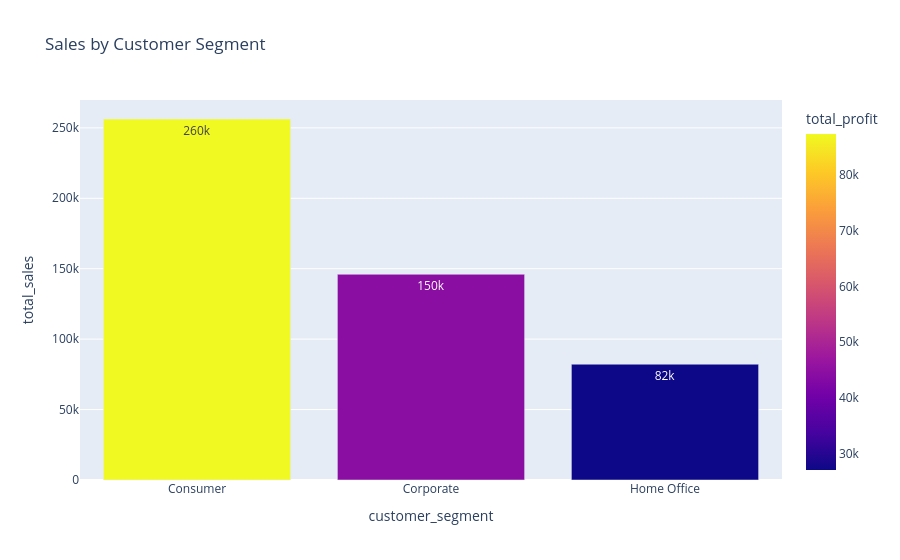

Source (notebook cell):
### Code cell
segment_sales = (
    sales.groupby("customer_segment", as_index=False)
    .agg(
        total_sales=("total_sales", "sum"),
        total_profit=("profit", "sum"),
        total_orders=("order_id", "nunique"),
    )
    .sort_values("total_sales", ascending=False)
)

fig = px.bar(
    segment_sales,
    x="customer_segment",
    y="total_sales",
    color="total_profit",
    title="Sales by Customer Segment",
    text_auto=".2s",
)

fig.show()

### Figure 1 — Plotly figure (JSON) as saved in the notebook; plotly's stock layout.template omitted (floating-point values rounded to 4 significant figures)
{"data": [{"hovertemplate": "customer_segment=%{x}<br>total_sales=%{y}<br>total_profit=%{marker.color}<extra></extra>", "legendgroup": "", "marker": {"color": [87300.0, 44460.0, 27110.0], "coloraxis": "coloraxis", "pattern": {"shape": ""}}, "name": "", "orientation": "v", "showlegend": false, "textposition": "auto", "texttemplate": "%{y:.2s}", "type": "bar", "x": ["Consumer", "Corporate", "Home Office"], "xaxis": "x", "y": [256300.0, 146100.0, 82220.0], "yaxis": "y"}], "layout": {"barmode": "relative", "coloraxis": {"colorbar": {"title": {"text": "total_profit"}}, "colorscale": [[0, "#0d0887"], [0.1111, "#46039f"], [0.2222, "#7201a8"], [0.3333, "#9c179e"], [0.4444, "#bd3786"], [0.5556, "#d8576b"], [0.6667, "#ed7953"], [0.7778, "#fb9f3a"], [0.8889, "#fdca26"], [1, "#f0f921"]]}, "legend": {"tracegroupgap": 0}, "title": {"text": "Sales by Customer Segment"}, "xaxis": {"anchor": "y", "domain": [0, 1], "title": {"text": "customer_segment"}}, "yaxis": {"anchor": "x", "domain": [0, 1], "title": {"text": "total_sales"}}}}
